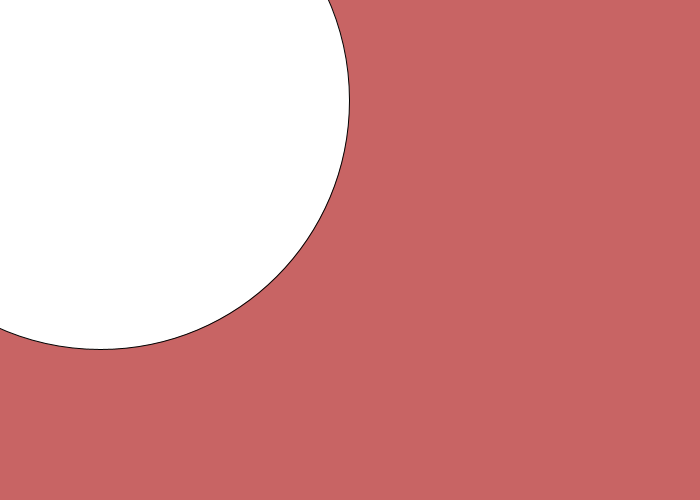
Frame 1 (no input)
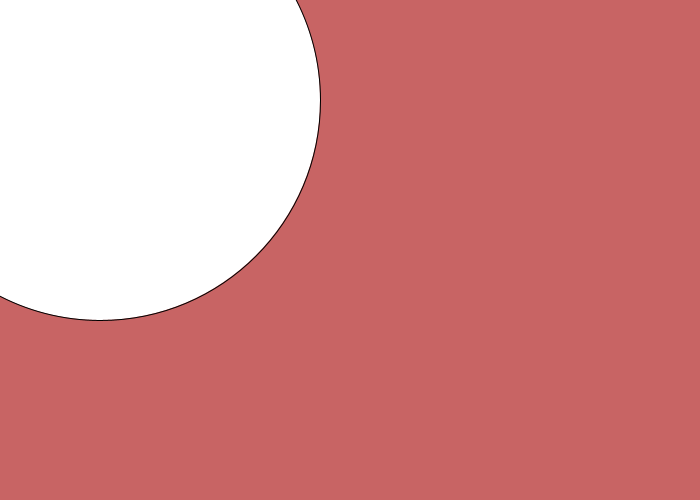
Frame 60 (the mouse pressed at the canvas centre just before this capture)
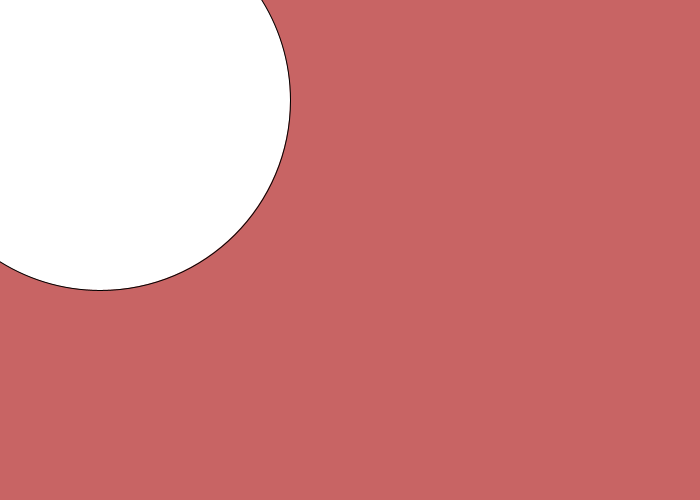
Frame 120 (the mouse held since frame 60 and released just before this capture)

The Processing sketch that drew these frames (run headless with seeded random() and noise(); from frame 60 on, the mouse is pressed at the canvas centre):

// Processing sketch: AnimateCircle
// ── AnimateCircle.pde
 int myCounter = 500;

void setup() {
  print("I am setup");
  size(700, 500);
}

void draw() {
  background(200, 100, 100);
  myCounter -= 1;
  println(myCounter);
  circle(100, 100, myCounter);
}
